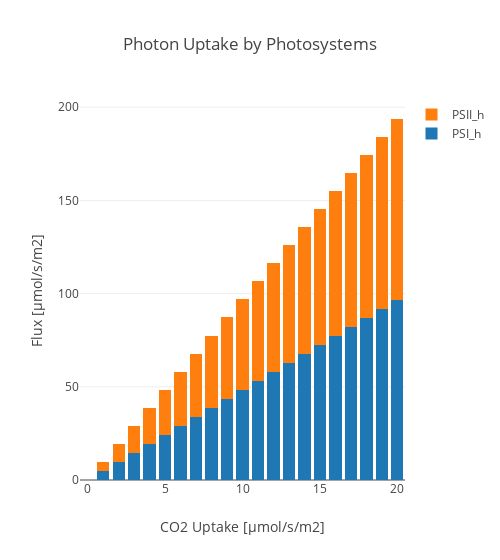

Here is the notebook cell this chart was saved with:
### Code cell
L_r = ['PSI_h','PSII_h']
create_bar_plot_met_c3(c3_model, D_fba, L_r, 'hnu_h', 'Photon Uptake by Photosystems', xaxis_title, save_fig = save_fig)

### Figure 1 — Plotly figure (JSON) as saved in the notebook; plotly's stock layout.template omitted (floating-point values rounded to 4 significant figures)
{"data": [{"name": "PSI_h", "type": "bar", "uid": "5f68c6df-9e2d-4735-869f-1cb28a024e4f", "x": [0, 1.0, 2.0, 3.0, 4.0, 5.0, 6.0, 7.0, 8.0, 9.0, 10.0, 11.0, 12.0, 13.0, 14.0, 15.0, 16.0, 17.0, 18.0, 19.0, 20.0], "y": [0.1616, 4.929, 9.75, 14.58, 19.41, 24.25, 29.09, 33.93, 38.77, 43.61, 48.45, 53.29, 58.13, 62.97, 67.82, 72.66, 77.5, 82.34, 87.18, 92.02, 96.86]}, {"name": "PSII_h", "type": "bar", "uid": "6b0fb06c-9217-4d1e-92a5-f9fd3fbf050c", "x": [0, 1.0, 2.0, 3.0, 4.0, 5.0, 6.0, 7.0, 8.0, 9.0, 10.0, 11.0, 12.0, 13.0, 14.0, 15.0, 16.0, 17.0, 18.0, 19.0, 20.0], "y": [0.03568, 4.908, 9.75, 14.58, 19.41, 24.25, 29.09, 33.93, 38.77, 43.61, 48.45, 53.29, 58.13, 62.97, 67.82, 72.66, 77.5, 82.34, 87.18, 92.02, 96.86]}], "layout": {"barmode": "stack", "title": {"text": "Photon Uptake by Photosystems"}, "width": 500, "xaxis": {"title": {"text": "CO2 Uptake [µmol/s/m2]"}}, "yaxis": {"title": {"text": "Flux [µmol/s/m2]"}}}}
